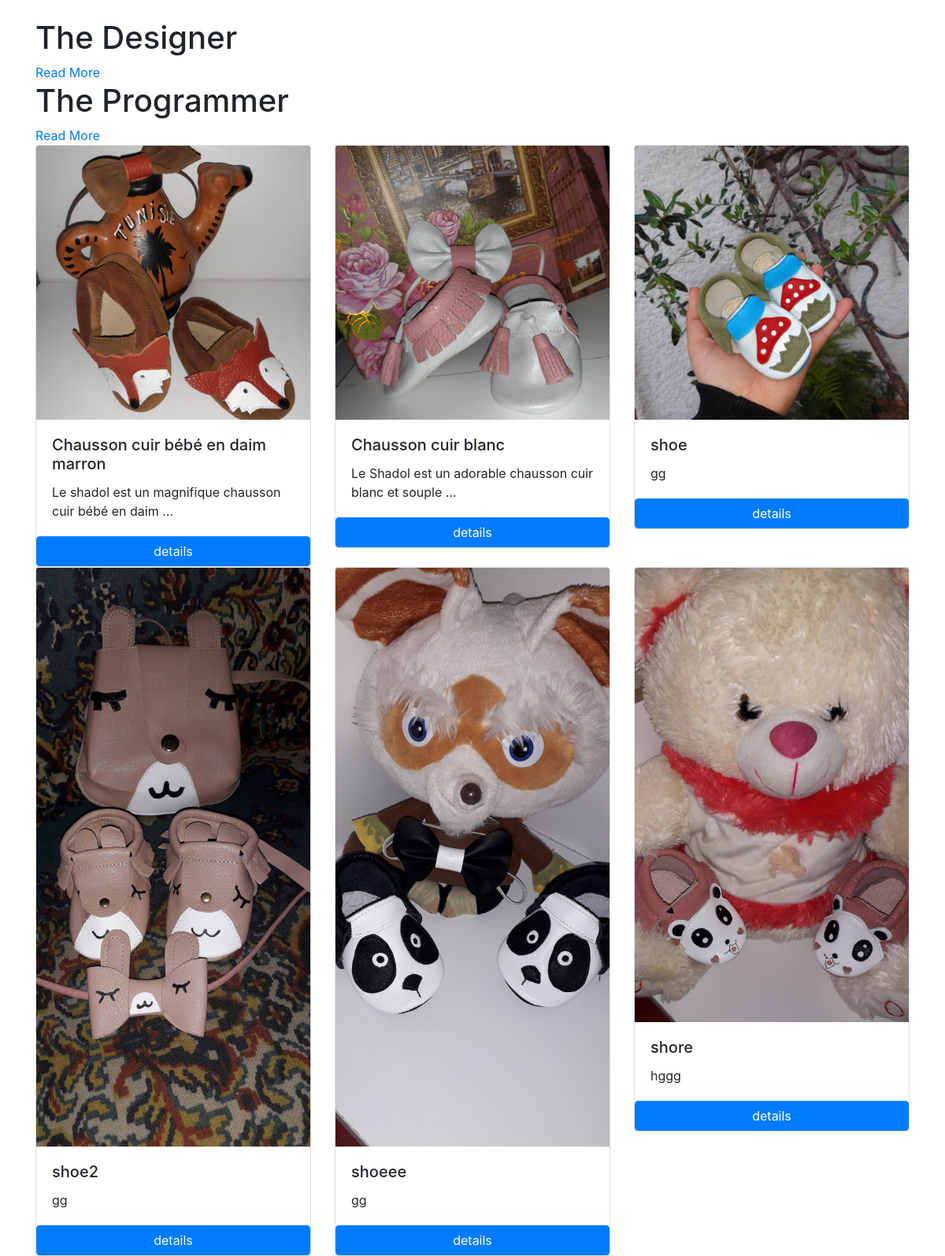
The page / on the database its author committed.
### Chaussure/models.py (models this page shows, shortened)
class Chaussure(models.Model):
    nom = models.CharField(max_length=50)
    description = models.TextField(default=' ')
    img = models.ImageField(upload_to='post_img/', default="post_img/default.png")
    created_at = models.DateTimeField(default=timezone.now)
    active = models.BooleanField(default =True)

### Chaussure/views.py (the view)
# urls.py: url(r'^$', views.all_shoes, name='all-shoes'),
def all_shoes(request):
    all_shoes = Chaussure.objects.filter(active=True)
    context = {
        'all_shoes' : all_shoes,
    }
    return render(request,'all_shoes.html',context)

### Chaussure/templates/all_shoes.html
{% extends "base.html" %}
{% block body %}
<div class="container">
  <div class="split left">
    <h1>The Designer</h1>
    <a href="#" class="button">Read More</a>
  </div>
  <div class="split right">
    <h1>The Programmer</h1>
    <a href="#" class="button">Read More</a>
  </div>
</div>
    {% for shoe in all_shoes %}
    <div class="col-md-4">
    <div class="card-deck">
        <div class="card">
            {% if shoe.img %}
          <img class="card-img-top" src="{{shoe.img.url}}" alt="Card image cap">
          {% endif %}
          <div class="card-body">
            <h5 class="card-title">{{shoe.nom}}</h5>
            <p class="card-text">{{shoe.description | truncatewords:10}}</p>
          </div>
          <a href="{% url 'Chaussure:shoe' shoe.id %}" class="btn btn-primary">details</a>
        </div>
    </div>
    </div>
    {% endfor %}
{% endblock body %}

### templates/base.html (shortened to what this page needs)
{% load static %}
<!DOCTYPE html>
<html lang="en">
<head>
    <link rel="stylesheet" href="https://maxcdn.bootstrapcdn.com/bootstrap/4.0.0/css/bootstrap.min.css">
    <link rel="stylesheet" href="{% static 'home-static/css/style.css' %}">
</head>
<body>
    <div class="container">
        <div class="row mt-4">
            {% block body %}
            {% endblock body %}
        </div>
    </div>
</body>
</html>

### rows shown on the page
Chaussure: img (picture), nom "Chausson cuir bébé en daim marron", description "Le shadol est un magnifique chausson cuir bébé en daim …"
Chaussure: img (picture), nom "Chausson cuir blanc", description "Le Shadol est un adorable chausson cuir blanc et souple …"
Chaussure: img (picture), nom "shoe", description "gg"
Chaussure: img (picture), nom "shoe2", description "gg"
Chaussure: img (picture), nom "shoeee", description "gg"
Chaussure: img (picture), nom "shore", description "hggg"
